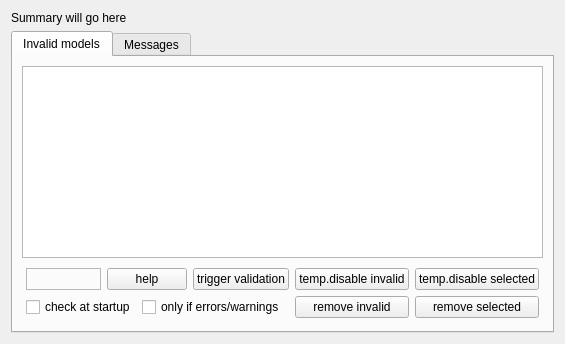
<?xml version="1.0" encoding="UTF-8"?>
<ui version="4.0">
 <class>CAircraftModelValidationComponent</class>
 <widget class="QFrame" name="CAircraftModelValidationComponent">
  <property name="geometry">
   <rect>
    <x>0</x>
    <y>0</y>
    <width>532</width>
    <height>344</height>
   </rect>
  </property>
  <property name="windowTitle">
   <string>Model validation</string>
  </property>
  <layout class="QVBoxLayout" name="vl_AircraftModelValidation" stretch="0,1">
   <item>
    <widget class="QLabel" name="lbl_Summay">
     <property name="text">
      <string>Summary will go here</string>
     </property>
     <property name="wordWrap">
      <bool>true</bool>
     </property>
    </widget>
   </item>
   <item>
    <widget class="QTabWidget" name="tw_CAircraftModelValidationComponent">
     <property name="currentIndex">
      <number>0</number>
     </property>
     <widget class="QWidget" name="tb_InvalidModels">
      <attribute name="title">
       <string>Invalid models</string>
      </attribute>
      <layout class="QVBoxLayout" name="vl_InvalidModels">
       <item>
        <widget class="swift::gui::views::CAircraftModelView" name="tvp_InvalidModels">
         <property name="selectionBehavior">
          <enum>QAbstractItemView::SelectRows</enum>
         </property>
         <attribute name="verticalHeaderVisible">
          <bool>false</bool>
         </attribute>
        </widget>
       </item>
       <item>
        <widget class="QWidget" name="wi_Buttons" native="true">
         <layout class="QGridLayout" name="gl_Buttons">
          <property name="leftMargin">
           <number>4</number>
          </property>
          <property name="topMargin">
           <number>4</number>
          </property>
          <property name="rightMargin">
           <number>4</number>
          </property>
          <property name="bottomMargin">
           <number>4</number>
          </property>
          <item row="0" column="0">
           <widget class="swift::gui::components::CSimulatorSelector" name="comp_Simulator">
            <property name="minimumSize">
             <size>
              <width>75</width>
              <height>0</height>
             </size>
            </property>
            <property name="frameShape">
             <enum>QFrame::StyledPanel</enum>
            </property>
            <property name="frameShadow">
             <enum>QFrame::Raised</enum>
            </property>
           </widget>
          </item>
          <item row="1" column="3">
           <widget class="QPushButton" name="pb_RemoveInvalid">
            <property name="text">
             <string>remove invalid</string>
            </property>
           </widget>
          </item>
          <item row="0" column="2">
           <widget class="QPushButton" name="pb_TriggerValidation">
            <property name="text">
             <string>trigger validation</string>
            </property>
           </widget>
          </item>
          <item row="1" column="0" colspan="3">
           <widget class="QWidget" name="wi_Enable" native="true">
            <layout class="QHBoxLayout" name="hl_Enable">
             <property name="leftMargin">
              <number>0</number>
             </property>
             <property name="topMargin">
              <number>0</number>
             </property>
             <property name="rightMargin">
              <number>0</number>
             </property>
             <property name="bottomMargin">
              <number>0</number>
             </property>
             <item>
              <widget class="QCheckBox" name="cb_EnableStartupCheck">
               <property name="text">
                <string>check at startup</string>
               </property>
              </widget>
             </item>
             <item>
              <widget class="QCheckBox" name="cb_OnlyIfErrorsOrWarnings">
               <property name="text">
                <string>only if errors/warnings</string>
               </property>
              </widget>
             </item>
             <item>
              <spacer name="hs_Enable">
               <property name="orientation">
                <enum>Qt::Horizontal</enum>
               </property>
               <property name="sizeHint" stdset="0">
                <size>
                 <width>40</width>
                 <height>20</height>
                </size>
               </property>
              </spacer>
             </item>
            </layout>
           </widget>
          </item>
          <item row="1" column="4">
           <widget class="QPushButton" name="pb_RemoveSelected">
            <property name="text">
             <string>remove selected</string>
            </property>
           </widget>
          </item>
          <item row="0" column="3">
           <widget class="QPushButton" name="pb_TempDisableInvalid">
            <property name="text">
             <string>temp.disable invalid</string>
            </property>
           </widget>
          </item>
          <item row="0" column="4">
           <widget class="QPushButton" name="pb_TempDisableSelected">
            <property name="text">
             <string>temp.disable selected</string>
            </property>
           </widget>
          </item>
          <item row="0" column="1">
           <widget class="QPushButton" name="pb_Help">
            <property name="text">
             <string>help</string>
            </property>
           </widget>
          </item>
         </layout>
        </widget>
       </item>
      </layout>
     </widget>
     <widget class="QWidget" name="tb_Messages">
      <attribute name="title">
       <string>Messages</string>
      </attribute>
      <layout class="QVBoxLayout" name="vl_Messages">
       <item>
        <widget class="swift::gui::components::CStatusMessagesDetail" name="comp_Messages">
         <property name="frameShape">
          <enum>QFrame::StyledPanel</enum>
         </property>
         <property name="frameShadow">
          <enum>QFrame::Raised</enum>
         </property>
        </widget>
       </item>
      </layout>
     </widget>
    </widget>
   </item>
  </layout>
 </widget>
 <customwidgets>
  <customwidget>
   <class>swift::gui::components::CStatusMessagesDetail</class>
   <extends>QFrame</extends>
   <header>gui/components/statusmessagesdetail.h</header>
   <container>1</container>
  </customwidget>
  <customwidget>
   <class>swift::gui::views::CAircraftModelView</class>
   <extends>QTableView</extends>
   <header>gui/views/aircraftmodelview.h</header>
  </customwidget>
  <customwidget>
   <class>swift::gui::components::CSimulatorSelector</class>
   <extends>QFrame</extends>
   <header>gui/components/simulatorselector.h</header>
   <container>1</container>
  </customwidget>
 </customwidgets>
 <tabstops>
  <tabstop>tw_CAircraftModelValidationComponent</tabstop>
  <tabstop>tvp_InvalidModels</tabstop>
  <tabstop>pb_Help</tabstop>
  <tabstop>pb_TriggerValidation</tabstop>
  <tabstop>pb_TempDisableInvalid</tabstop>
  <tabstop>pb_TempDisableSelected</tabstop>
  <tabstop>cb_EnableStartupCheck</tabstop>
  <tabstop>cb_OnlyIfErrorsOrWarnings</tabstop>
  <tabstop>pb_RemoveInvalid</tabstop>
  <tabstop>pb_RemoveSelected</tabstop>
 </tabstops>
 <resources/>
 <connections/>
</ui>
